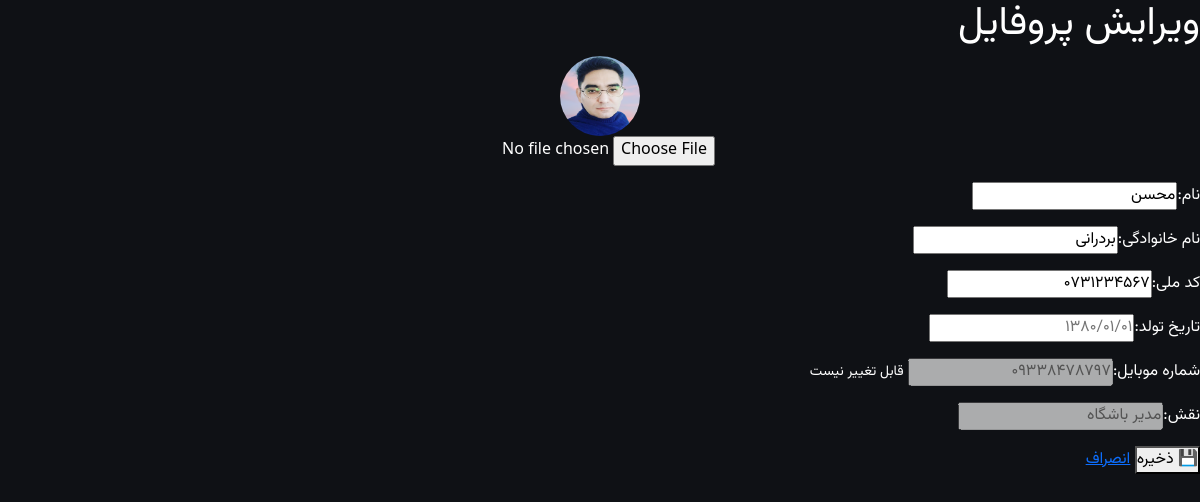
/profile/edit/ (signed in), run on an earlier commit of the app's database.
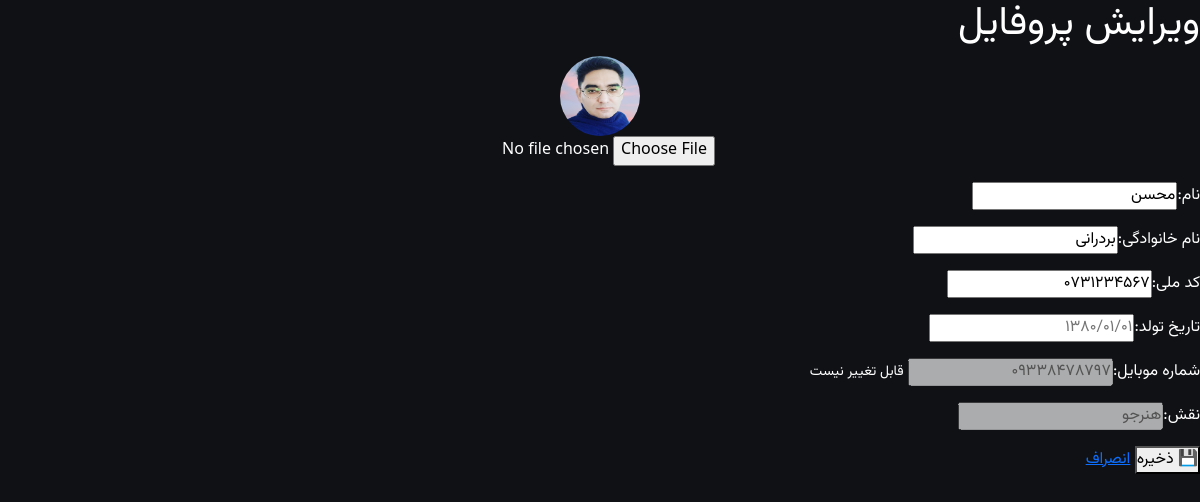
And on a later commit of the database.
### apps/accounts/models.py (models this page shows, shortened)
class User(AbstractBaseUser, PermissionsMixin):
    phone = models.CharField(max_length=11, unique=True)
    first_name = models.CharField(max_length=100)
    last_name = models.CharField(max_length=100)
    birth_date = jmodels.jDateField('تاریخ تولد', null=True, blank=True)
    national_code = models.CharField(max_length=10, blank=True, null=True)
    avatar = models.ImageField(upload_to='avatars/', blank=True, null=True)
    is_super_manager = models.BooleanField(default=False)
    is_club_manager = models.BooleanField(default=False)
    is_instructor = models.BooleanField(default=False)
    is_active = models.BooleanField(default=True)
    is_staff = models.BooleanField(default=False)
    created_at = models.DateTimeField(auto_now_add=True)
    updated_at = models.DateTimeField(auto_now=True)
    objects = UserMnaager()
    USERNAME_FIELD = 'phone'
    REQUIRED_FIELDS = ['first_name', 'last_name']
    class Meta:
        verbose_name = 'کاربر'
        verbose_name_plural = 'کاربرها'

### apps/accounts/views.py (the view, shortened to what this page needs)
# urls.py: path('profile/edit/', views.ProfileEditView.as_view(), name='profile_edit'),
class ProfileEditView(LoginRequiredMixin, View):
    def get(self, request):
        return render(request, 'accounts/profile_edit.html')

### apps/core/context_processors.py (called while the page is built)
def site_settings(request):
    return {'site_settings': SiteSetting.get_settings()}

### apps/core/models.py (called while the page is built)
    @classmethod
    def get_settings(cls):
        obj, created = cls.objects.get_or_create(pk=1)
        return obj

### templates/accounts/profile_edit.html (shortened to what this page needs)
{% extends 'base.html' %}
{% load jformat %}
{% block content %}
<h1>ویرایش پروفایل</h1>
<form method="post" enctype="multipart/form-data">
    <p style="text-align:center;">
        {% if user.avatar %}
        <img src="{{ user.avatar.url }}" width="80" height="80" style="border-radius:50%;">
        {% else %}
        <span style="font-size:60px;">👤</span>
        {% endif %}
        <br>
        <input type="file" name="avatar" accept="image/*">
    </p>
    <p><label>نام:</label><input name="first_name" value="{{ user.first_name }}" required></p>
    <p><label>نام خانوادگی:</label><input name="last_name" value="{{ user.last_name }}" required></p>
    <p><label>کد ملی:</label><input name="national_code" value="{{ user.national_code|default:'' }}"></p>
    <p><label>تاریخ تولد:</label><input name="birth_date" value="{{ user.birth_date|jformat:'%Y/%m/%d'|default:'' }}" placeholder="۱۳۸۰/۰۱/۰۱"></p>
    <p><label>شماره موبایل:</label><input value="{{ user.phone }}" disabled> <small>قابل تغییر نیست</small></p>
    {% if user.is_super_manager %}
    <p><label>نقش‌ها (فقط مدیر کل می‌تواند تغییر دهد):</label><br>
        <label><input type="checkbox" name="is_club_manager" {% if user.is_club_manager %}checked{% endif %}> مدیر باشگاه</label>
        <label><input type="checkbox" name="is_instructor" {% if user.is_instructor %}checked{% endif %}> مربی</label>
    </p>
{% else %}
    <p><label>نقش:</label><input value="{% if user.is_club_manager %}مدیر باشگاه{% elif user.is_instructor %}مربی{% else %}هنرجو{% endif %}" disabled></p>
{% endif %}
    <button type="submit">💾 ذخیره</button>
    <a href="{% url 'accounts:profile' %}">انصراف</a>
</form>
{% endblock %}

What changed in the data, as far as the page shows it:
changed User "محسن": is_club_manager+is_instructor "مدیر باشگاه" → "هنرجو"
